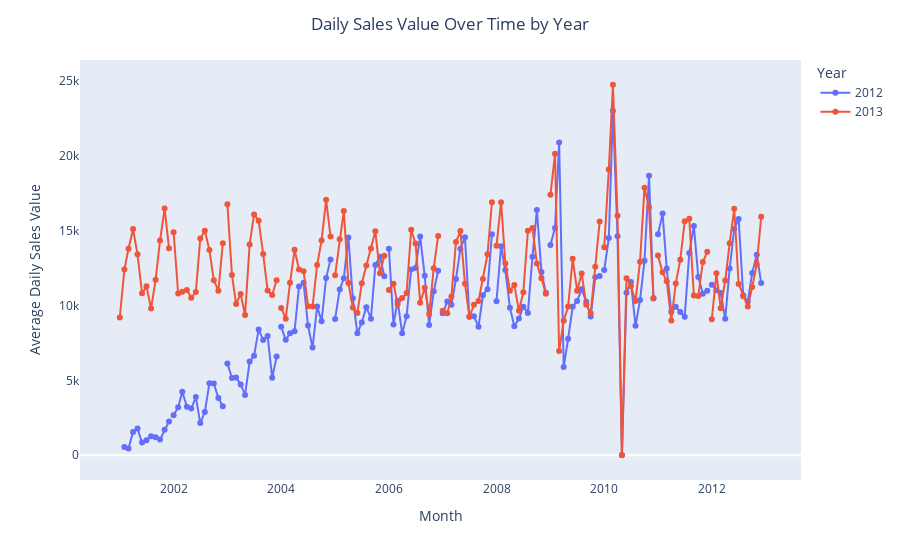

Here is the notebook cell this chart was saved with:
### Code cell
fig = px.line(
    x=daily_sales["TRANS_DATE"].dt.strftime("%m-%d").astype("str"),
    y=daily_sales["SALES_VALUE"].astype("float"),
    color=daily_sales["TRANS_DATE"].dt.year,
    labels={
        "x": "Month",
        "y": "Average Daily Sales Value",
        "color": "Year",
    },
    markers=True,
)
fig.update_layout(
    title={
        "text": "Daily Sales Value Over Time by Year",
        "x": 0.5,
    },
    # Hide the grid lines
    xaxis=dict(showgrid=False),
    yaxis=dict(showgrid=False),
)

fig

### Figure 1 — Plotly figure (JSON) as saved in the notebook; plotly's stock layout.template omitted (floating-point values rounded to 4 significant figures; data arrays with more than 128 entries replaced by an {"elided": "..."} marker saying what was removed)
{"data": [{"hovertemplate": "Year=2012<br>Month=%{x}<br>Average Daily Sales Value=%{y}<extra></extra>", "legendgroup": "2012", "line": {"color": "#636efa", "dash": "solid"}, "marker": {"symbol": "circle"}, "mode": "lines+markers", "name": "2012", "orientation": "v", "showlegend": true, "type": "scatter", "x": {"elided": "365 str values"}, "xaxis": "x", "y": {"elided": "365 float values"}, "yaxis": "y"}, {"hovertemplate": "Year=2013<br>Month=%{x}<br>Average Daily Sales Value=%{y}<extra></extra>", "legendgroup": "2013", "line": {"color": "#EF553B", "dash": "solid"}, "marker": {"symbol": "circle"}, "mode": "lines+markers", "name": "2013", "orientation": "v", "showlegend": true, "type": "scatter", "x": {"elided": "346 str values"}, "xaxis": "x", "y": {"elided": "346 float values"}, "yaxis": "y"}], "layout": {"legend": {"title": {"text": "Year"}, "tracegroupgap": 0}, "margin": {"t": 60}, "title": {"text": "Daily Sales Value Over Time by Year", "x": 0.5}, "xaxis": {"anchor": "y", "domain": [0, 1], "showgrid": false, "title": {"text": "Month"}}, "yaxis": {"anchor": "x", "domain": [0, 1], "showgrid": false, "title": {"text": "Average Daily Sales Value"}}}}
